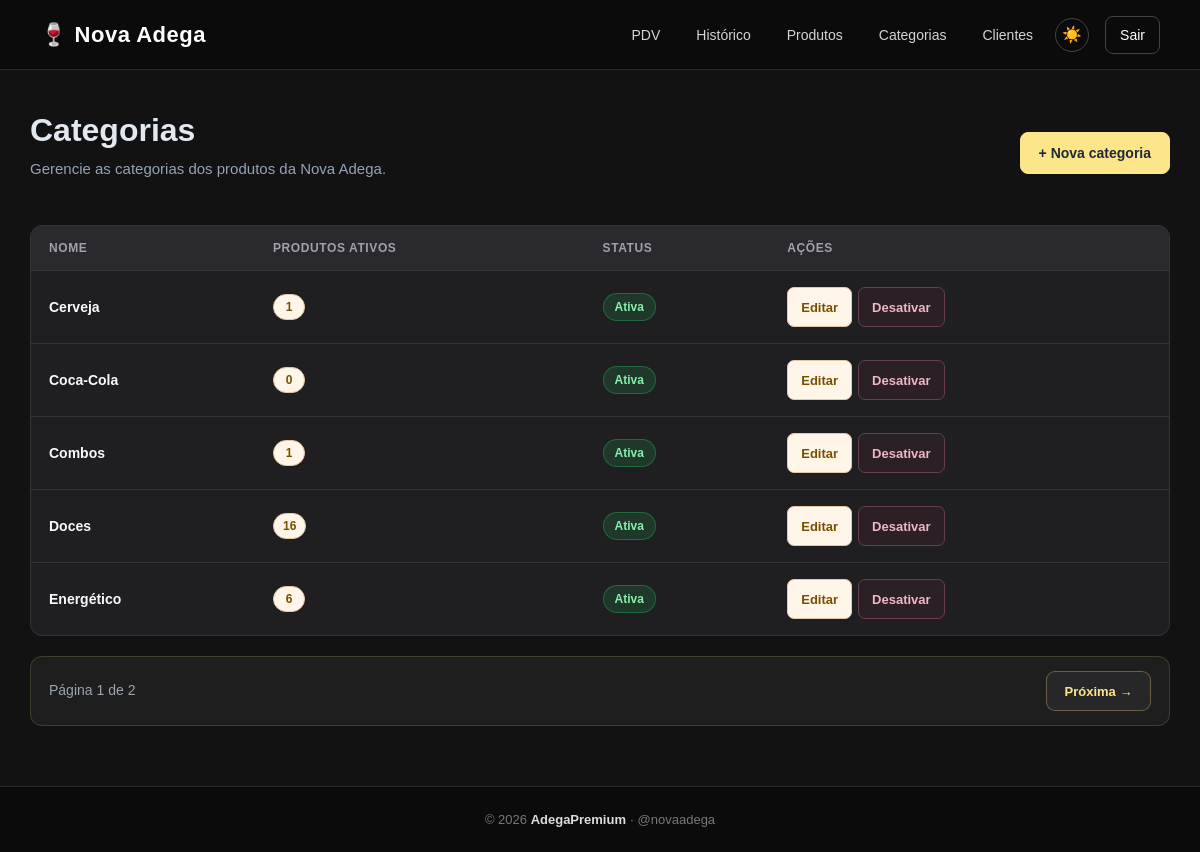
The page /categorias/ (signed in) on the database its author committed.
### app/models/categoria.py (models this page shows)
class Categoria(Base):
    __tablename__ = "categorias"
    id = Column(
        Integer,
        primary_key=True,
        autoincrement=True,
        index=True
    )
    nome = Column(
        String(100),
        nullable=False,
        unique=True
    )
    ativo = Column(
        Boolean,
        nullable=False,
        default=True
    )
    produtos = relationship(
        "Produto",
        back_populates="categoria",
        lazy="select"
    )

### app/controllers/categoria_controller.py (the view)
@router.get("/")
def listar_categorias(
    request: Request,
    pagina: int = 1,
    por_pagina: int = 5,
    db: Session = Depends(get_db),
    admin = Depends(get_admin)
):
    if pagina < 1:
        pagina = 1
    total_categorias = db.query(Categoria).count()
    total_paginas = max(
        1,
        (total_categorias + por_pagina - 1) // por_pagina
    )
    if pagina > total_paginas:
        pagina = total_paginas
    categorias = (
        db.query(Categoria)
        .order_by(Categoria.nome)
        .offset((pagina - 1) * por_pagina)
        .limit(por_pagina)
        .all()
    )
    return templates.TemplateResponse(
        request,
        "categorias/index.html",
        {
            "request":    request,
            "usuario":    admin,
            "categorias": categorias,
            "pagina":     pagina,
            "por_pagina": por_pagina,
            "total_categorias": total_categorias,
            "total_paginas": total_paginas,
        }
    )

### app/templates/categorias/index.html (shortened to what this page needs)
{% extends "base.html" %}
{% block styles %}
<link rel="stylesheet" href="/static/CSS/categorias.css?v=9">
{% endblock %}
{% block content %}
<div class="container categorias-page">
    <section class="titulo-pagina">
        <div>
            <h1>Categorias</h1>
            <p>Gerencie as categorias dos produtos da Nova Adega.</p>
        </div>
        <a href="/categorias/nova" class="btn-nova">
            + Nova categoria
        </a>
    </section>
    <section class="categorias-listagem">
        <div class="categorias-tabela-desktop">
            <table>
                <thead>
                    <tr>
                        <th>Nome</th>
                        <th>Produtos ativos</th>
                        <th>Status</th>
                        <th>Ações</th>
                    </tr>
                </thead>
                <tbody>
                    {% for c in categorias %}
                    <tr>
                        <td class="categoria-nome">{{ c.nome }}</td>
                        <td>
                            <span class="quantidade-produtos">
                                {{ c.produtos | selectattr('ativo') | list | length }}
                            </span>
                        </td>
                        <td>
                            {% if c.ativo %}
                            <span class="status ativo">Ativa</span>
                            {% else %}
                            <span class="status inativo">Inativa</span>
                            {% endif %}
                        </td>
                        <td>
                            <div class="acoes">
                                <a href="/categorias/{{ c.id }}/editar" class="btn-editar">
                                    Editar
                                </a>
                                <form
                                    action="/categorias/{{ c.id }}/toggle-ativo"
                                    method="post"
                                    data-confirm="Tem certeza de que deseja {{ 'desativar' if c.ativo else 'ativar' }} a categoria {{ c.nome }}?"
                                    data-confirm-title="Confirmar categoria"
                                    data-confirm-button="{{ 'Desativar' if c.ativo else 'Ativar' }}"
                                >
                                    <button type="submit" class="btn-status">
                                        {{ "Desativar" if c.ativo else "Ativar" }}
                                    </button>
                                </form>
                            </div>
                        </td>
                    </tr>
                    {% endfor %}
                </tbody>
            </table>
        </div>
    </section>
    {% if total_categorias > 0 %}
    <div class="paginacao">
        <span>
            Página {{ pagina }} de {{ total_paginas }}
        </span>
        <div>
            {% if pagina < total_paginas %}
            <a href="/categorias?pagina={{ pagina + 1 }}&por_pagina={{ por_pagina }}">
                Próxima →
            </a>
            {% endif %}
        </div>
    </div>
    {% endif %}
</div>
{% endblock %}

### app/static/CSS/home.css (style rules this page uses)
* { box-sizing: border-box; }
html { min-height: 100%; overflow-y: scroll; }
body { margin: 0; padding: 0; min-height: 100vh; font-family: Arial, Helvetica, sans-serif; background: #121212; color: #f9fafb; display: flex; flex-direction: column; }

### app/static/CSS/categorias.css (style rules this page uses)
.container { width: 100%; max-width: 1200px; min-height: calc(100vh - 70px - 69px); margin: 0 auto; padding: 40px 30px 60px; box-sizing: border-box; }
.titulo-pagina { display: flex; justify-content: space-between; align-items: center; gap: 20px; margin-bottom: 30px; }
.titulo-pagina h1 { margin: 0; font-size: 32px; line-height: 1.3; color: #e2e8f0; }
.titulo-pagina p { margin-top: 6px; color: #94a3b8; font-size: 15px; line-height: 1.5; }
.btn-nova { display: inline-flex; align-items: center; justify-content: center; min-height: 42px; padding: 0 18px; box-sizing: border-box; background: #FDE68A; color: #1e293b; border: 1px solid #FDE68A; border-radius: 8px; text-decoration: none; font-size: 14px; font-weight: 700; cursor: pointer; transition: transform 0.2s, opacity 0.2s; }
.categoria-nome { font-weight: 600; color: #f8fafc !important; }
.quantidade-produtos { display: inline-flex; align-items: center; justify-content: center; min-width: 32px; height: 26px; padding: 0 9px; background: #FFF5E9 !important; border: 1px solid #E5C6A5 !important; border-radius: 999px; color: #765000 !important; font-size: 12px; font-weight: 700; }
.status { display: inline-flex; align-items: center; justify-content: center; padding: 6px 11px; border-radius: 999px; font-size: 12px; font-weight: 700; }
.status.ativo { background: rgba(34, 197, 94, 0.15); color: #86efac; border: 1px solid rgba(34, 197, 94, 0.35); }
.acoes { display: flex; align-items: center; gap: 10px; flex-wrap: wrap; }
.acoes form { margin: 0; }
.btn-editar { display: inline-flex; align-items: center; justify-content: center; min-height: 40px; padding: 0 13px; box-sizing: border-box; background: #FFF5E9; color: #765000; border: 1px solid #E5C6A5; border-radius: 7px; text-decoration: none; font-size: 13px; font-weight: 600; transition: background 0.2s, transform 0.2s; }
.btn-status { min-height: 40px; padding: 0 13px; box-sizing: border-box; background: #2B2025; color: #F0B6C5; border: 1px solid #68404D; border-radius: 7px; font-size: 13px; font-weight: 600; cursor: pointer; transition: background 0.2s, transform 0.2s, border-color 0.2s; }
.paginacao { width: 100%; display: flex; align-items: center; justify-content: space-between; gap: 10px; margin-top: 20px; padding: 14px 18px; box-sizing: border-box; background: #1E1E1E; border: 1px solid rgba(253, 230, 138, 0.15); border-radius: 12px; }
.paginacao > span { color: #9CA3AF !important; font-size: 14px !important; font-weight: 500; line-height: 1.4; }
.paginacao > div { display: flex; align-items: center; gap: 8px; }
.paginacao > div a { display: inline-flex; align-items: center; justify-content: center; min-height: 40px; min-width: 105px; padding: 0 15px; box-sizing: border-box; background: #27272A !important; color: #FDE68A !important; border: 1px solid rgba(253, 230, 138, 0.30); border-radius: 9px; text-decoration: none !important; font-size: 13px; font-weight: 600; transition: background 0.2s, color 0.2s, border-color 0.2s, transform 0.2s; }
.categorias-page .categorias-listagem { width: 100%; min-width: 0; }
.categorias-page .categorias-tabela-desktop { display: block; width: 100%; min-width: 0; overflow-x: auto; background: #1f1f22; border: 1px solid #333338; border-radius: 12px; }
.categorias-page .categorias-tabela-desktop table { width: 100%; min-width: 650px; border-collapse: collapse; }
.categorias-page .categorias-tabela-desktop thead { background: #29292e; }
.categorias-page .categorias-tabela-desktop th { padding: 15px 18px; text-align: left; color: #a1a1aa; font-size: 12px; text-transform: uppercase; letter-spacing: 0.05em; border-bottom: 1px solid #333338; white-space: nowrap; }
.categorias-page .categorias-tabela-desktop td { padding: 16px 18px; color: #e4e4e7; font-size: 14px; border-bottom: 1px solid #333338; vertical-align: middle; }
.categorias-page .categorias-tabela-desktop tbody tr { transition: background 0.2s; }
.categorias-page .categorias-tabela-desktop tbody tr:last-child td { border-bottom: none; }
.categorias-page .categorias-tabela-desktop .acoes { display: flex; align-items: center; gap: 10px; flex-wrap: wrap; }
.categorias-page .categorias-tabela-desktop .acoes form { margin: 0; }

### rows shown on the page
Categoria: nome "Cerveja", produtos|selectattr "1", shows "Ativa", ativo "Desativar"
Categoria: nome "Coca-Cola", produtos|selectattr "0", shows "Ativa", ativo "Desativar"
Categoria: nome "Combos", produtos|selectattr "1", shows "Ativa", ativo "Desativar"
Categoria: nome "Doces", produtos|selectattr "16", shows "Ativa", ativo "Desativar"
Categoria: nome "Energético", produtos|selectattr "6", shows "Ativa", ativo "Desativar"

### other values the page prints
{{ pagina }} "1"
{{ total_paginas }} "2"
